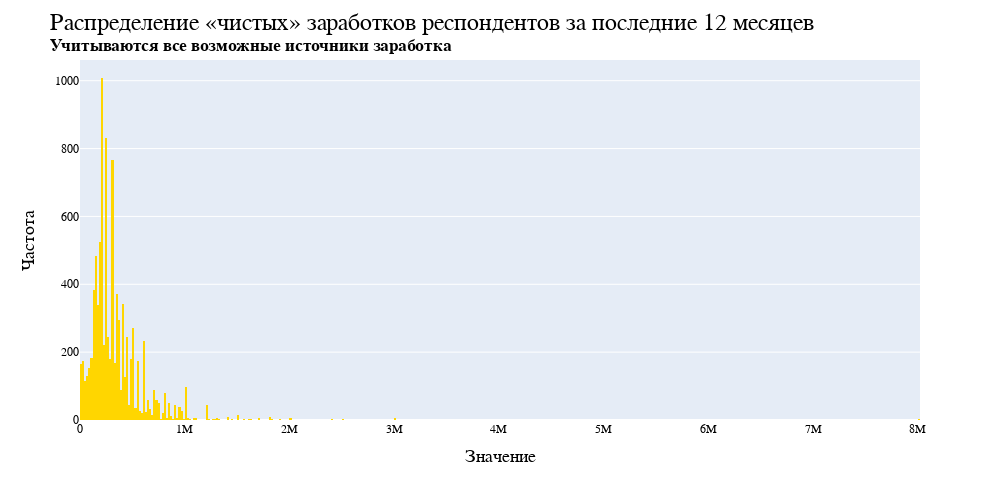

The notebook cell saved with this chart:
### Code cell
# ГРАФИК РАСПРЕДЕЛЕНИЯ 

fig = px.histogram(data_income, color_discrete_sequence = ['#FFD600'])

fig.update_yaxes(title = "Частота", title_font = dict(size = 18, family = 'Arial', color = 'black'))
fig.update_xaxes(title = "Значение", title_font = dict(size = 18, family = 'Arial', color = 'black'))

fig.update_layout(title = "Распределение «чистых» заработков респондентов за последние 12 месяцев<br><sup><b>Учитываются все возможные источники заработка</b>",
                  font_family = "Arial",
                  font_color = "black",
                  title_font_size = 24)

# удаление подписей с boxplot`а
fig.update_yaxes(title_text='',row = 2, col = 1)
fig.update_xaxes(title_text='',row = 2, col = 1)

fig.update_layout(showlegend = False)
fig.update_layout(height = 500, width = 1000)
fig.update_layout(font_family = "Arial", font_size = 12, title_font_family = "Arial", font_color = "black")

fig.show()

### Figure 1 — Plotly figure (JSON) as saved in the notebook; plotly's stock layout.template omitted (floating-point values rounded to 4 significant figures; data arrays with more than 128 entries replaced by an {"elided": "..."} marker saying what was removed)
{"data": [{"alignmentgroup": "True", "bingroup": "x", "hovertemplate": "variable=Clear Income Prepared<br>value=%{x}<br>count=%{y}<extra></extra>", "legendgroup": "Clear Income Prepared", "marker": {"color": "#FFD600", "pattern": {"shape": ""}}, "name": "Clear Income Prepared", "offsetgroup": "Clear Income Prepared", "orientation": "v", "showlegend": true, "type": "histogram", "x": {"elided": "9410 int values"}, "xaxis": "x", "yaxis": "y"}], "layout": {"barmode": "relative", "font": {"color": "black", "family": "Arial", "size": 12}, "height": 500, "legend": {"title": {"text": "variable"}, "tracegroupgap": 0}, "margin": {"t": 60}, "showlegend": false, "title": {"font": {"family": "Arial", "size": 24}, "text": "Распределение «чистых» заработков респондентов за последние 12 месяцев<br><sup><b>Учитываются все возможные источники заработка</b>"}, "width": 1000, "xaxis": {"anchor": "y", "domain": [0, 1], "title": {"font": {"color": "black", "family": "Arial", "size": 18}, "text": "Значение"}}, "yaxis": {"anchor": "x", "domain": [0, 1], "title": {"font": {"color": "black", "family": "Arial", "size": 18}, "text": "Частота"}}}}
